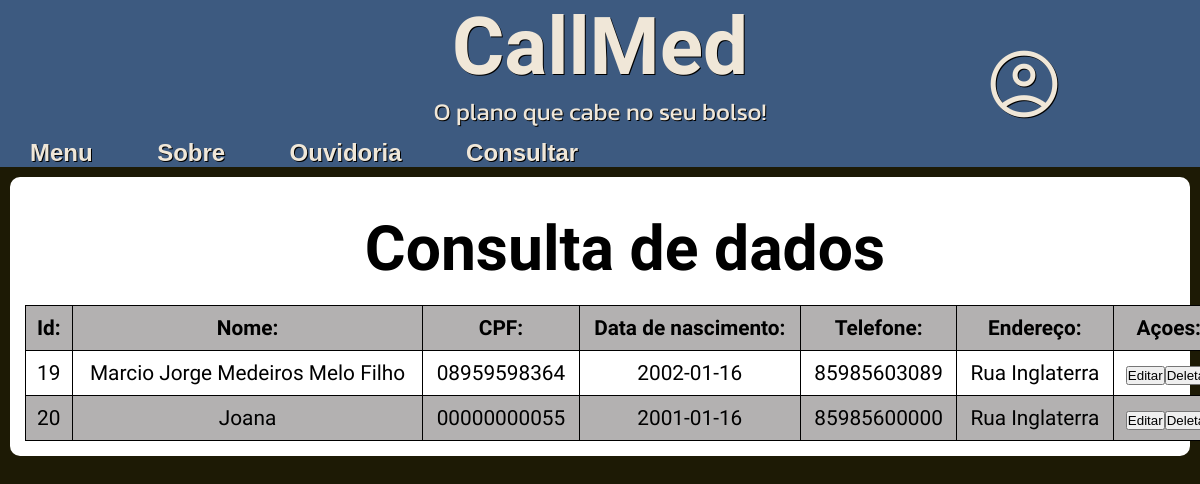
/consultar.php, run on the app's committed database.
### tables this page shows
CREATE TABLE `clientes` (
  `id` int(11) UNSIGNED NOT NULL,
  `nome` varchar(50) NOT NULL,
  `telefone` varchar(20) DEFAULT NULL,
  `cpf` varchar(15) DEFAULT NULL,
  `nascimento` date DEFAULT NULL,
  `endereço` varchar(50) DEFAULT NULL,
  `senha` varchar(100) DEFAULT NULL
);

### consultar.php (the view, shortened to what this page needs)
<!DOCTYPE html>
<html lang="pt-br">
<head>
    <link rel="stylesheet" href="estilos/mediaquery.css">
    <link rel="stylesheet" href="estilos/principalform.css">
    <link rel="stylesheet" href="script.js">
</head>
<body>
        <header id="menu">
            <h1>CallMed</h1>
            <p>O plano que cabe no seu bolso!</p>
            <div id="login">
                <a href="TelaLogin.php" target="_blank">
                    <span class="material-symbols-outlined">
                    </span>
                </a>
            </div>
        </header>
        <nav>
            <a href="index.html" target="_self" class="link">Menu</a>
            <a href="sobre.html" target="_self" class="link">Sobre</a>
            <a href="ouvidoria.html" target="_self" class="link">Ouvidoria</a>
            <a href="consultar.php" target="_self" class="link">Consultar</a>
        </nav>
</body>
<?php
    include("servidor.php");
    $sql = "SELECT * FROM clientes";
    $res = $conn->query($sql);
    echo "<main>";
    echo"<table border=0.5>";
    echo"<caption>Consulta de dados</caption>";
    echo"
            <thead>
                <tr>
                    <th>Id:</th>
                    <th>Nome:</th>
                    <th>CPF:</th>
                    <th>Data de nascimento:</th>
                    <th>Telefone:</th>
                    <th>Endereço:</th>
                    <th>Açoes:</th>
                </tr>
            </thead>";
        echo "<tbody>";
        while ($row = $res->fetch_object()) {
            echo"<tr>";
            echo "<td>".$row->id."</td>";
            echo "<td>".$row->nome."</td>";
            echo "<td>".$row->cpf."</td>";
            echo "<td>".$row->nascimento."</td>";
            echo "<td>".$row->telefone."</td>";
            echo "<td>".$row->endereço."</td>";
            echo "<td>";
            echo "<a href=Fomulario_Edit.php?id=".$row->id."><button>Editar</button></a>";
            echo "<a href=deletar.php?id=".$row->id."><button>Deletar</button></a>";
            echo "</td>";
            echo "</tr>";
        }
    echo "</tbody>";
    echo "</table>";
    echo "</main>";
?>

### estilos/mediaquery.css (style rules this page uses)
@media screen and (min-width:780px) { header > h1 { font-size: 5em; } }
@media screen and (min-width:780px) { header > p { font-size: 1.5em; } }
@media screen and (min-width:780px) { span.material-symbols-outlined { font-size: 5em; padding-top: 20px; } }
@media screen and (min-width:780px) { a.link { font-size: 1.5em; padding: 30px; } }

### estilos/principalform.css (style rules this page uses)
* { margin: 0; padding: 0px; font-family: Arial, Helvetica, sans-serif; }
body { background-color: #1D1A05; }
header { height: auto; width: auto; margin: auto; background-color: #3D5A80; color: #F0E7D8; text-align: center; }
header > h1 { font-family: 'Agbalumo', sans-serif; font-size: 3em; position: relative; text-shadow: 1px 1px black; }
header > p { font-family: 'Kanit', sans-serif; font-size: 1.2em; text-shadow: 1px 1px black; }
div#login { position: absolute; display: inline-block; left: 82%; top: 3%; }
span.material-symbols-outlined { color: #F0E7D8; font-size: 3em; text-shadow: 1px 1px black; }
nav { background-color: #3D5A80; padding-top: 10px; }
a.link { text-decoration: none; color: #F0E7D8; font-weight: bolder; padding: 8px; text-shadow: 1px 1px black; }
main { margin: 10px; padding: 15px; border-radius: 10px; background-color: white; }

### consultar.php (style rules this page uses)
* { margin: 0; padding: 0px; font-family: Arial, Helvetica, sans-serif; }
body { background-color: #1D1A05; }
header { height: auto; width: auto; margin: auto; background-color: #3D5A80; color: #F0E7D8; text-align: center; }
header > h1 { font-family: 'Agbalumo', sans-serif; font-size: 3em; position: relative; text-shadow: 1px 1px black; }
header > p { font-family: 'Kanit', sans-serif; font-size: 1.2em; text-shadow: 1px 1px black; }
div#login { position: absolute; display: inline-block; left: 82%; top: 3%; }
span.material-symbols-outlined { color: #F0E7D8; font-size: 3em; text-shadow: 1px 1px black; }
nav { background-color: #3D5A80; padding-top: 10px; }
a.link { text-decoration: none; color: #F0E7D8; font-weight: bolder; padding: 8px; text-shadow: 1px 1px black; }
main { margin: 10px; padding: 15px; border-radius: 10px; background-color: white; }
header > h1 { font-size: 5em; }
header > p { font-size: 1.5em; }
span.material-symbols-outlined { font-size: 5em; padding-top: 20px; }
a.link { font-size: 1.5em; padding: 30px; }
caption { font-family: 'Agbalumo', sans-serif; font-size: 3em; font-weight: bold; padding: 20px; }
table { margin: auto; width: 1200px; text-align: center; font-size: 1.3em; border: 1px solid black; border-collapse: collapse; }
thead { background-color: rgb(179, 177, 177); }
td,th { border: 1px solid black; padding: 10px; font-family: 'Agbalumo', sans-serif; }
tr:nth-child(even) { background-color: rgb(179, 177, 177); }

### data on the page
clientes: id "19", nome "Marcio Jorge Medeiros Melo Filho", cpf "08959598364", nascimento "2002-01-16", telefone "85985603089", endereço "Rua Inglaterra"
clientes: id "20", nome "Joana", cpf "00000000055", nascimento "2001-01-16", telefone "85985600000", endereço "Rua Inglaterra"
